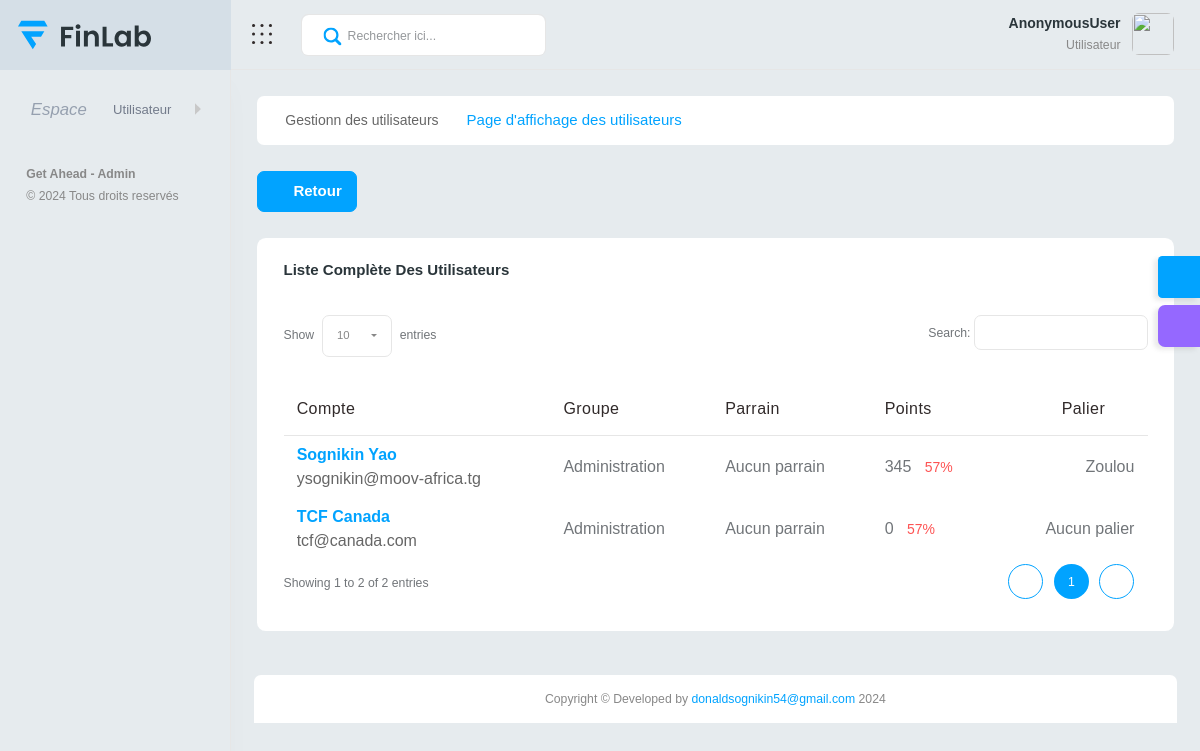
The app's page /affiliation/liste-total-des-utilisateurs, older data.
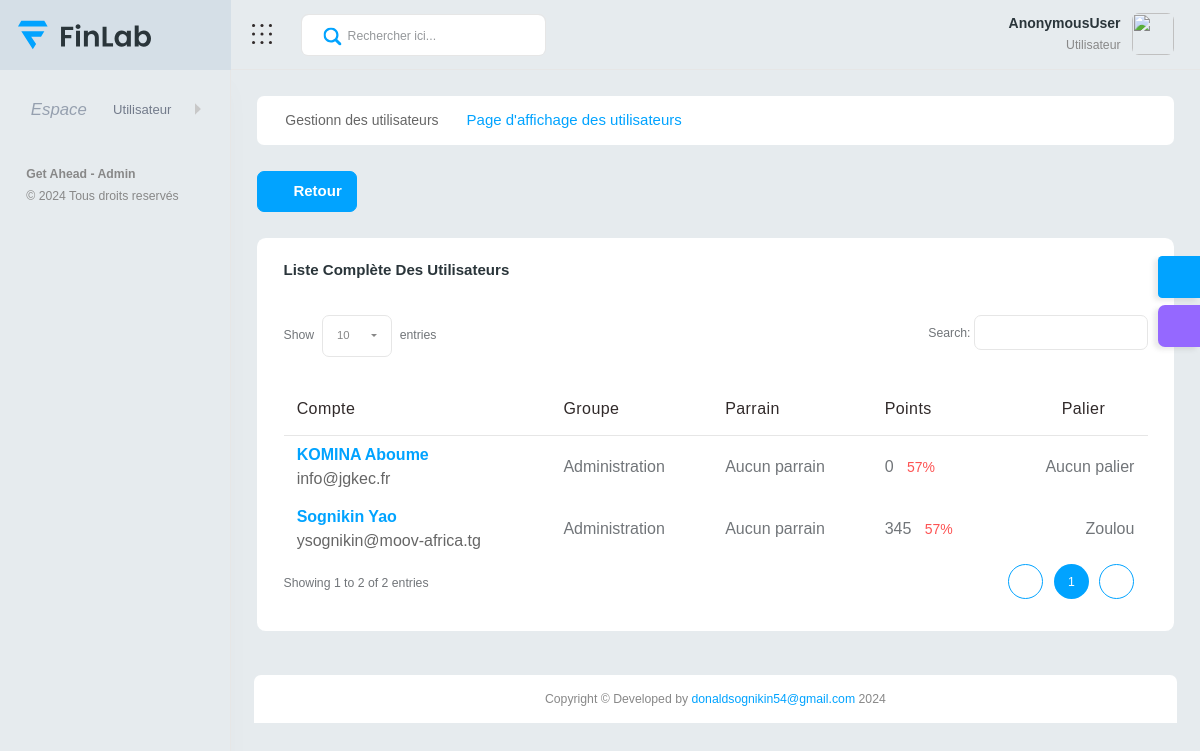
The same page, newer data.
### affiliation/models.py (models this page shows, shortened)
class User(auth_models.AbstractBaseUser, auth_models.PermissionsMixin):
    SEXE = (
        (u"Homme", u"Homme"),
        (u"Femme", u"Femme")
    )
    """
    Informations de base
    """
    nom_d_utilisateur = models.CharField(unique=True, max_length=255, null=True, blank=False,
                                         help_text="Le nom d'utilisateur servira à se connecter à la plateforme, "
                                                   "également pour parrainer un membre. Ex. toto21")
    nom_du_parent = models.ForeignKey("self", on_delete=models.SET_NULL, verbose_name='Parrain', null=True, blank=True)
    nom = models.CharField(max_length=255, null=True)
    prenom = models.CharField(max_length=255, blank=False, null=True)
    mail = models.EmailField(null=True, blank=False)
    pays = models.ForeignKey(CodePays, on_delete=models.SET_NULL, null=True, blank=True)
    telephone = models.BigIntegerField(blank=True, null=True, unique=True)
    palier = models.ForeignKey(Palier, null=True, blank=True, on_delete=models.SET_NULL)
    groupe = models.ForeignKey(Groupe, null=True, blank=False, on_delete=models.SET_NULL,
                               verbose_name="Nom de l'équipe",
                               help_text="Le groupe permettra de voir l'ensemble de ses membres")
    """
    Informations supplémentaires
    """
    avatar = models.ImageField(blank=True, null=True, upload_to="avatars")
    annee_de_naissance = models.DateField(null=True, blank=True)
    sexe = models.CharField(choices=SEXE, max_length=120, null=True, blank=True)
    """
    Données systèmes
    """
    don_bam = models.BooleanField(default=False, null=True, blank=True)
    don_zou = models.BooleanField(default=False, null=True, blank=True)
    don_maya = models.BooleanField(default=False, null=True, blank=True)
    profil = models.ForeignKey(Profils, on_delete=models.SET_NULL, null=True, blank=True)
    nb_pers_amene = models.PositiveSmallIntegerField(null=True, blank=True, default=0)
    point = models.PositiveSmallIntegerField(null=True, blank=True, default=0)
    balances = models.JSONField(default=dict, blank=True)  # Balance des achats par catégorie
    points_initial_attribues = models.JSONField(default=dict, blank=True)  # Suivi des points initiaux par catégorie
    palier_recommence = models.IntegerField(default=0, blank=True)
    unique_id = models.CharField(max_length=100, null=True, blank=True, unique=True)
    """
    Django settings
    """
    is_active = models.BooleanField(default=True, blank=True)
    is_admin = models.BooleanField(default=False, blank=True)
    date_d_ajout = models.DateTimeField(auto_now_add=True, null=True, blank=True,
                                        verbose_name="Date d'enrégistrement de l'utilisateur")
    objects = UserManager()
    USERNAME_FIELD = 'nom_d_utilisateur'
    REQUIRED_FIELDS = ['nom', 'prenom', 'mail']
    class Meta:
        verbose_name = 'Utilisateur'
        verbose_name_plural = 'Utilisateurs'
        ordering = ('-id',)
    def __str__(self):
        return f"{self.nom} {self.prenom}"

class Groupe(models.Model):
    nom_du_groupe = models.CharField(max_length=255, null=True, blank=False,
                                     help_text="Le nom du groupe permet de différencier les groupes, ex. Groupe 1")
    manageur_du_groupe = models.CharField(max_length=255,
                                          help_text="Celui pour qui le groupe se cré et contiendra tous ses filleuls")
    archive = models.BooleanField(default=False)
    def __str__(self):
        return self.nom_du_groupe

class Palier(models.Model):
    nom_du_palier = models.CharField(max_length=255, null=True, blank=False)
    archive = models.BooleanField(default=False)
    class Meta:
        ordering = ['id']
    def __str__(self):
        return self.nom_du_palier

### affiliation/views.py (the view)
def allusers(request):
    utilisateurs = User.objects.filter(is_active=True)
    for utilisateur in utilisateurs:
        pourcentages_paliers = {
            "Bamiléké": int(min(utilisateur.point / 35 * 100, 100)),
            "Zoulou": int(min((utilisateur.point - 35) / (155 - 35) * 100, 100)) if utilisateur.point > 35 else 0,
            "Maya": int(min((utilisateur.point - 155) / (485 - 155) * 100, 100)) if utilisateur.point > 155 else 0
        }
    return render(request, 'Profile/allusers.html', locals())

### affiliation/templates/Profile/allusers.html (shortened to what this page needs)
{% extends "base.html" %}
{% load static %}
{% block link %}
<link href="{% static 'vendor/bootstrap-select/dist/css/bootstrap-select.min.css' %}" rel="stylesheet">
<link href="{% static 'vendor/bootstrap-datetimepicker/css/bootstrap-datetimepicker.min.css' %}" rel="stylesheet">
<link rel="stylesheet" href="{% static 'vendor/swiper/css/swiper-bundle.min.css' %}">
<link href="{% static 'vendor/datatables/css/jquery.dataTables.min.css' %}" rel="stylesheet">
<link href="{% static 'vendor/datatables/responsive/responsive.css' %}" rel="stylesheet">
<link href="{% static 'vendor/bootstrap-select/dist/css/bootstrap-select.min.css' %}" rel="stylesheet">
  <link href="../css2?family=Material+Icons" rel="stylesheet">
<link href="{% static 'css/style.css' %}" rel="stylesheet">
{% endblock %}
{% block content %}
<div class="content-body default-height mh-auto">
    <div class="container-fluid">
        <div class="row">
            <div class="col-xl-12">
                <div class="page-titles">
                    <nav style="--bs-breadcrumb-divider: '>';" aria-label="breadcrumb">
                        <ol class="breadcrumb">
                        <li class="breadcrumb-item"><a href="#">Gestionn des utilisateurs</a></li>
                        <li class="breadcrumb-item active" aria-current="page" style="font-size:15px">Page d'affichage des utilisateurs</li>
                        </ol>
                    </nav>
                </div>
                <div>
                    <a style="font-weight:bold" href="{% url 'user_creation' %}"
                       class="btn btn-sm btn-primary mb-4">
                        <span style="font-size:15px"><i class="fas fa-angle-left"></i></span> &nbsp;
                            <span style="font-size:15px">Retour</span>
                    </a>
                </div>
                <div class="row">
                    <div class="col-xl-12 col-xxl-12">
                        <div class="row">
                            <div class="col-xl-12">
                                <div class="card pie-chart2">
                                    <div class="card-header border-0">
                                        <h2 class="card-title">Liste complète des utilisateurs</h2>
                                    </div>
                                    <div class="card-body py-3">
                                        <div class="table-responsive">
                                            <table id="example3" class="table table-sm mb-0">
                                                <thead>
                                                    <tr>
                                                        <th class="align-middle" style="font-size:16px">Compte</th>
                                                        <th class="align-middle" style="font-size:16px">Groupe</th>
                                                        <th class="align-middle" style="font-size:16px">Parrain</th>
                                                        <th class="align-middle" style="font-size:16px">Points</th>
                                                        <th class="align-middle text-end" style="font-size:16px">Palier</th>
                                                    </tr>
                                                </thead>
                                                <tbody id="orders">
                                                {% include "Profile/listusers.html" %}
                                                </tbody>
                                            </table>
                                        </div>
                                    </div>
                                </div>
                            </div>
                        </div>
                    </div>
                </div>
            </div>
        </div>
    </div>
</div>
{% endblock %}

### affiliation/templates/Profile/listusers.html (shortened to what this page needs)
{% for user in utilisateurs %}
<tr class="btn-reveal-trigger">
    <td class="py-2" style="font-size:16px">
        <a href="#"><strong class="text-primary">{{user}}</strong></a>
            <br><a href="mailto:{{historique.panier.mail}}">{{user.mail}}</a>
    </td>
    <td class="py-2" style="font-size:16px">{{user.groupe}}</td>
    {% if user.nom_du_parent != None %}
    <td class="py-2" style="font-size:16px">{{user.nom_du_parent}}</td>
    {% else %}
    <td class="py-2" style="font-size:16px">Aucun parrain</td>
    {% endif %}
    <td class="py-2" style="font-size:16px">{{user.point}} &nbsp; <small style="color:#FD5353">{{ pourcentages_paliers.Maya }}%</small></td>
    {% if user.palier != None %}
    <td class="py-2" style="font-size:16px">{{user.palier}}</td>
    {% else %}
    <td class="py-2" style="font-size:16px">Aucun palier</td>
    {% endif %}
</tr>
{% endfor %}

Row changes from the older to the newer data that the page shows:
removed User: nom+prenom "TCF Canada", mail "tcf@canada.com", groupe "Administration", shows "Aucun parrain", point "0", Maya "57", shows "Aucun palier"
added User: nom+prenom "KOMINA Aboume", mail "info@jgkec.fr", groupe "Administration", shows "Aucun parrain", point "0", Maya "57", shows "Aucun palier"
